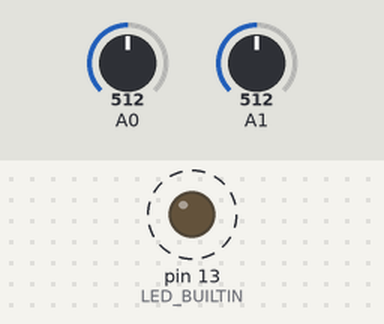
This sketch was run on a simulated Arduino Uno, built with avr-gcc and run on an emulated ATmega328P. Shown: output pins drawn as LEDs (lit = HIGH). Dashed ring = blinking. The test bench sets the inputs (shaded band); at power-on: A0 = 512, A1 = 512. What the sketch prints to the serial monitor is not drawn.

Above: at 3.5 s.
Timing chart, 0 to 7.6 s (numbered marks = the images above):
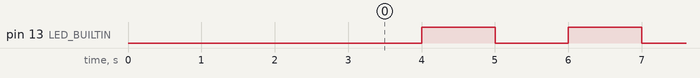

The sketch:

Test_CSV.ino
```cpp
void setup() {
  // put your setup code here, to run once:
  pinMode(A0,INPUT);
  pinMode(A1,INPUT);
  pinMode(LED_BUILTIN,OUTPUT);
  Serial.begin(115200);
  Serial.println("");
  delay(3000);
  Serial.println("|T;V1;V2");
}

byte ledState = false;

void loop() {
  if (ledState) {
    digitalWrite(LED_BUILTIN,HIGH);
    ledState = false;
  } else {
    digitalWrite(LED_BUILTIN,LOW);
    ledState = true;
  }
  long int V1 = analogRead(A0);
  long int V2 = analogRead(A1);
  Serial.print('>');
  Serial.print(millis()/1000);
  Serial.print(';');
  Serial.print(V1);
  Serial.print(';');
  Serial.print(V2);
  Serial.println("");
  delay(1000);
}
```

Measured:
- by itself, pin 13 (LED_BUILTIN): alternates HIGH for 1.0 s and LOW for 1.0 s
